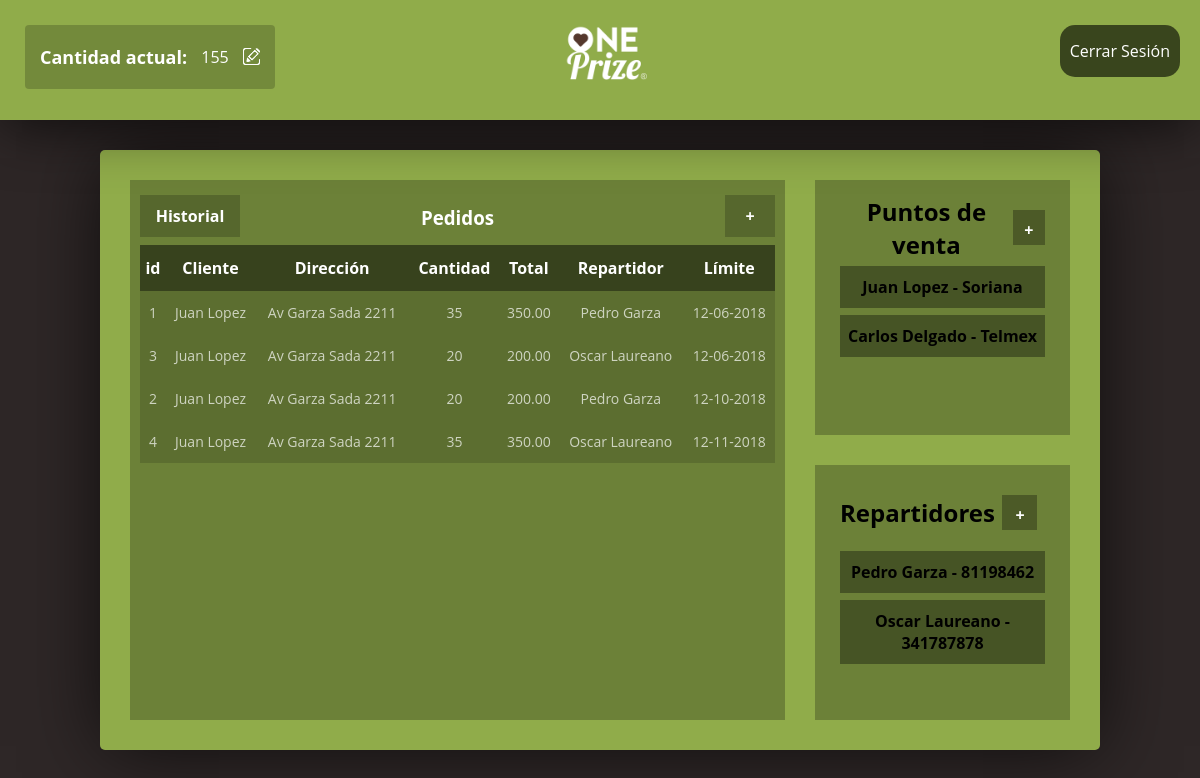
The page /administrador.php (signed in) on the database its author committed.
### tables this page shows
CREATE TABLE IF NOT EXISTS Productos (
    ProductID int NOT NULL,
    Nombre varchar(255),
    Cantidad int,
    PRIMARY KEY (ProductID)
);

CREATE TABLE IF NOT EXISTS Pedidos (
	id INT NOT NULL PRIMARY KEY AUTO_INCREMENT,
	idCliente INT NOT NULL,
	idRepartidor INT NOT NULL,
	Cantidad INT,
	Precio DECIMAL(6,2),
	FechaLimite DATETIME,
	Completado BIT NOT NULL,
	FechaCreacion DATETIME DEFAULT CURRENT_TIMESTAMP,
	FOREIGN KEY (idCliente) REFERENCES Clientes(id),
	CONSTRAINT fk_cliente_pedidos FOREIGN KEY (idCliente) REFERENCES Clientes (id) ON DELETE CASCADE,
	FOREIGN KEY (idRepartidor) REFERENCES Repartidores(id),
	CONSTRAINT fk_repartidor_pedidos FOREIGN KEY (idRepartidor) REFERENCES Repartidores (id) ON DELETE CASCADE
);

CREATE TABLE IF NOT EXISTS Clientes (
	id INT NOT NULL PRIMARY KEY AUTO_INCREMENT,
	NombreCliente varchar(255),
	NombreEmpresa varchar(255),
	DireccionEmpresa varchar(255),
	Telefono varchar(20),
	Correo varchar(255)
);

CREATE TABLE IF NOT EXISTS Repartidores (
	id INT NOT NULL PRIMARY KEY AUTO_INCREMENT,
	NombreRepartidor varchar(255),
	Telefono varchar(20),
	username VARCHAR(50) NOT NULL UNIQUE,
	FOREIGN KEY (username) REFERENCES users(username)
);

### scripts/consultaCantidad.php (called while the page is built)
<?php
require_once "connection.php";
$sql = "SELECT Cantidad FROM Productos WHERE ProductID = 1";
$result = $link->query($sql);
if ($result->num_rows > 0) {
    while($row = $result->fetch_assoc()) {
        $cantidad = $row["Cantidad"];
    }
}
?>

### scripts/selectPedidos.php (the view)
<?php
require_once "connection.php";
$sql = "SELECT Pedidos.id, Clientes.NombreCliente, Clientes.DireccionEmpresa,
  Pedidos.Cantidad, Pedidos.Precio, Repartidores.NombreRepartidor, Pedidos.Completado, Pedidos.FechaLimite
FROM Clientes INNER JOIN Pedidos ON Clientes.id = Pedidos.idCliente
INNER JOIN Repartidores ON Pedidos.idRepartidor = Repartidores.id
WHERE Pedidos.Completado = 0
ORDER BY Pedidos.FechaLimite";
$result = $link->query($sql);
if ($result->num_rows > 0) {
    while($row = $result->fetch_assoc()) {
        $fecha = new DateTime($row["FechaLimite"]);
        $fecha = $fecha->format("d-m-Y");
        echo "<tr><td>" . $row["id"]. "</td><td>" . $row["NombreCliente"]. "</td><td>" . $row["DireccionEmpresa"]. "</td>";
        echo "<td>" . $row["Cantidad"]. "</td><td>" . $row["Precio"]. "</td><td>" . $row["NombreRepartidor"]. "</td>";
        echo "<td>" . $fecha . "</td>";
        echo "</tr>";
    }
}
else {
    echo "No hay pedidos pendientes dados de alta";
}
?>

### administrador.php (shortened to what this page needs)
<!DOCTYPE html>
<html lang="en" dir="ltr">
  <head>
  </head>
  <body>
    <?php include_once "includes/templates/header.php" ?>
    <div class="contenedor clearfix">
      <div class="main">
        <div id="pedidos">
          <h3>Pedidos</h3>
          <a id="agregar_pedido" href="agregarPedido.php">+</a>
          <a id="a_historial" href="historial_pedidos_admin.php">Historial</a>
          <table>
            <thead>
              <tr>
                <th>id</th>
                <th>Cliente</th>
                <th>Dirección</th>
                <th>Cantidad</th>
                <th>Total</th>
                <th>Repartidor</th>
                <th>Límite</th>
              </tr>
            </thead>
            <tbody>
              <?php
                require_once "scripts/selectPedidos.php";
              ?>
            </tbody>
          </table>
        </div>
      </div>
      <div class="side">
        <div class="lista puntos-de-venta">
          <div>
            <div class="head">
              <h2>Puntos de venta</h1>
              <a href="agregarCliente.php">+</a>
            </div>
            <ul>
              <?php
                require_once "scripts/selectPuntosdeVenta.php";
              ?>
            </ul>
          </div>
        </div>
        <div class="lista repartidores">
          <div>
            <div class="head">
              <h2>Repartidores</h1>
              <a href="agregarRepartidor.php">+</a>
            </div>
            <ul>
              <?php
                require_once "scripts/selectRepartidores.php";
              ?>
            </ul>
          </div>
        </div>
      </div>
    </div>
  </body>
</html>

### includes/templates/header.php
<?php
require_once "scripts/consultaCantidad.php";
?>
<header id="header" class="clearfix">
  <div class="modificar-cantidad">
    <h2>Cantidad actual:</h2>
    <span id="txtCant"> <?php echo $cantidad?> </span>
    <a id="a_modificar" href="#"></a>
  </div>
  <a class="transparent_a" href="administrador.php">
    <img id="logo" src="img/logo.png">
  </a>
  <a id="log_out" href="scripts/logout.php">Cerrar Sesión</a>
</header>

### scripts/selectPuntosdeVenta.php
<?php
require_once "connection.php";
$sql = "SELECT id, NombreCliente, NombreEmpresa FROM Clientes";
$result = $link->query($sql);
if ($result->num_rows > 0) {
    while($row = $result->fetch_assoc()) {
        echo "<li><a href='modificarCliente.php?id=" . $row["id"] . "'>". $row["NombreCliente"] ."  - ". $row["NombreEmpresa"] ."</a></li>";
    }
}
else {
    echo "No hay puntos de venta dados de alta ";
}
?>

### scripts/selectRepartidores.php
<?php
require_once "connection.php";
$sql = "SELECT id, NombreRepartidor, Telefono FROM Repartidores";
$result = $link->query($sql);
if ($result->num_rows > 0) {
    while($row = $result->fetch_assoc()) {
        echo "<li><a href='modificarRepartidor.php?id=" . $row["id"] . "'>". $row["NombreRepartidor"] ."  - ". $row["Telefono"] ."</a></li>";
    }
}
else {
    echo "No hay repartidores dados de alta";
}
?>

### rows shown on the page
productos: Cantidad "155"
pedidos: id "1", idCliente.NombreCliente "Juan Lopez", idCliente.DireccionEmpresa "Av Garza Sada 2211", Cantidad "35", Precio "350.00", idRepartidor.NombreRepartidor "Pedro Garza", FechaLimite "12-06-2018"
pedidos: id "3", idCliente.NombreCliente "Juan Lopez", idCliente.DireccionEmpresa "Av Garza Sada 2211", Cantidad "20", Precio "200.00", idRepartidor.NombreRepartidor "Oscar Laureano", FechaLimite "12-06-2018"
pedidos: id "2", idCliente.NombreCliente "Juan Lopez", idCliente.DireccionEmpresa "Av Garza Sada 2211", Cantidad "20", Precio "200.00", idRepartidor.NombreRepartidor "Pedro Garza", FechaLimite "12-10-2018"
pedidos: id "4", idCliente.NombreCliente "Juan Lopez", idCliente.DireccionEmpresa "Av Garza Sada 2211", Cantidad "35", Precio "350.00", idRepartidor.NombreRepartidor "Oscar Laureano", FechaLimite "12-11-2018"
clientes: NombreCliente "Juan Lopez", NombreEmpresa "Soriana"
clientes: NombreCliente "Carlos Delgado", NombreEmpresa "Telmex"
repartidores: NombreRepartidor "Pedro Garza", Telefono "81198462"
repartidores: NombreRepartidor "Oscar Laureano", Telefono "341787878"
